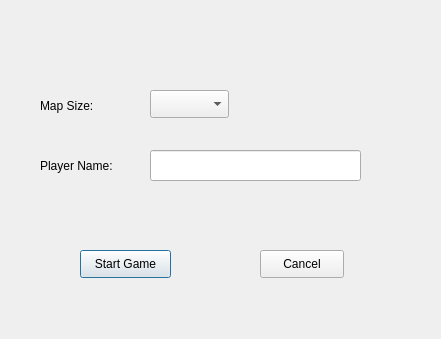
<?xml version="1.0" encoding="UTF-8"?>
<ui version="4.0">
 <class>Settingwindow</class>
 <widget class="QDialog" name="Settingwindow">
  <property name="geometry">
   <rect>
    <x>0</x>
    <y>0</y>
    <width>441</width>
    <height>339</height>
   </rect>
  </property>
  <property name="windowTitle">
   <string>Settings</string>
  </property>
  <widget class="QPushButton" name="pushButton">
   <property name="geometry">
    <rect>
     <x>80</x>
     <y>250</y>
     <width>91</width>
     <height>28</height>
    </rect>
   </property>
   <property name="text">
    <string>Start Game</string>
   </property>
  </widget>
  <widget class="QPushButton" name="pushButton_2">
   <property name="geometry">
    <rect>
     <x>260</x>
     <y>250</y>
     <width>84</width>
     <height>28</height>
    </rect>
   </property>
   <property name="text">
    <string>Cancel</string>
   </property>
  </widget>
  <widget class="QLabel" name="label_2">
   <property name="geometry">
    <rect>
     <x>40</x>
     <y>90</y>
     <width>71</width>
     <height>31</height>
    </rect>
   </property>
   <property name="text">
    <string>Map Size:</string>
   </property>
  </widget>
  <widget class="QComboBox" name="comboBox">
   <property name="geometry">
    <rect>
     <x>150</x>
     <y>90</y>
     <width>79</width>
     <height>28</height>
    </rect>
   </property>
   <property name="maxVisibleItems">
    <number>3</number>
   </property>
   <property name="insertPolicy">
    <enum>QComboBox::InsertAfterCurrent</enum>
   </property>
  </widget>
  <widget class="QLabel" name="label_3">
   <property name="geometry">
    <rect>
     <x>40</x>
     <y>150</y>
     <width>91</width>
     <height>31</height>
    </rect>
   </property>
   <property name="text">
    <string>Player Name:</string>
   </property>
  </widget>
  <widget class="QLineEdit" name="lineEdit">
   <property name="geometry">
    <rect>
     <x>150</x>
     <y>150</y>
     <width>211</width>
     <height>31</height>
    </rect>
   </property>
   <property name="text">
    <string/>
   </property>
  </widget>
 </widget>
 <resources/>
 <connections/>
</ui>
